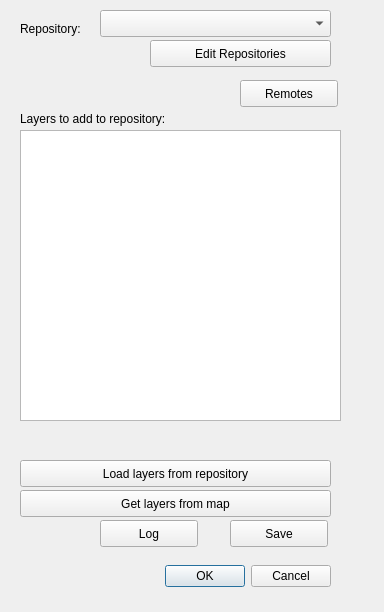
<?xml version="1.0" encoding="UTF-8"?>
<ui version="4.0">
 <class>GeoSync</class>
 <widget class="QDialog" name="GeoSync">
  <property name="geometry">
   <rect>
    <x>0</x>
    <y>0</y>
    <width>384</width>
    <height>612</height>
   </rect>
  </property>
  <property name="windowTitle">
   <string>GeoSync</string>
  </property>
  <property name="windowIcon">
   <iconset>
    <normaloff>../../.designer/backup/icon.png</normaloff>../../.designer/backup/icon.png</iconset>
  </property>
  <widget class="QDialogButtonBox" name="btnOK">
   <property name="geometry">
    <rect>
     <x>-10</x>
     <y>560</y>
     <width>341</width>
     <height>32</height>
    </rect>
   </property>
   <property name="orientation">
    <enum>Qt::Horizontal</enum>
   </property>
   <property name="standardButtons">
    <set>QDialogButtonBox::Cancel|QDialogButtonBox::Ok</set>
   </property>
  </widget>
  <widget class="QPushButton" name="btnLayertoRepo">
   <property name="geometry">
    <rect>
     <x>230</x>
     <y>520</y>
     <width>98</width>
     <height>27</height>
    </rect>
   </property>
   <property name="text">
    <string>Save</string>
   </property>
  </widget>
  <widget class="QListWidget" name="listMapLayers">
   <property name="geometry">
    <rect>
     <x>20</x>
     <y>130</y>
     <width>321</width>
     <height>291</height>
    </rect>
   </property>
   <property name="selectionMode">
    <enum>QAbstractItemView::MultiSelection</enum>
   </property>
  </widget>
  <widget class="QPushButton" name="btnGetMapLayers">
   <property name="geometry">
    <rect>
     <x>20</x>
     <y>490</y>
     <width>311</width>
     <height>27</height>
    </rect>
   </property>
   <property name="text">
    <string>Get layers from map</string>
   </property>
  </widget>
  <widget class="QPushButton" name="btnLoadfromRepo">
   <property name="geometry">
    <rect>
     <x>20</x>
     <y>460</y>
     <width>311</width>
     <height>27</height>
    </rect>
   </property>
   <property name="text">
    <string>Load layers from repository</string>
   </property>
  </widget>
  <widget class="QPushButton" name="btnConfigRepos">
   <property name="geometry">
    <rect>
     <x>150</x>
     <y>40</y>
     <width>181</width>
     <height>27</height>
    </rect>
   </property>
   <property name="text">
    <string>Edit Repositories</string>
   </property>
  </widget>
  <widget class="QLabel" name="lblCurrentRepo">
   <property name="geometry">
    <rect>
     <x>20</x>
     <y>20</y>
     <width>81</width>
     <height>17</height>
    </rect>
   </property>
   <property name="text">
    <string>Repository:</string>
   </property>
  </widget>
  <widget class="QLabel" name="lblMapLayers">
   <property name="geometry">
    <rect>
     <x>20</x>
     <y>110</y>
     <width>241</width>
     <height>17</height>
    </rect>
   </property>
   <property name="text">
    <string>Layers to add to repository:</string>
   </property>
  </widget>
  <widget class="QPushButton" name="btnRemotes">
   <property name="geometry">
    <rect>
     <x>240</x>
     <y>80</y>
     <width>98</width>
     <height>27</height>
    </rect>
   </property>
   <property name="text">
    <string>Remotes</string>
   </property>
  </widget>
  <widget class="QPushButton" name="btnLog">
   <property name="geometry">
    <rect>
     <x>100</x>
     <y>520</y>
     <width>98</width>
     <height>27</height>
    </rect>
   </property>
   <property name="text">
    <string>Log</string>
   </property>
  </widget>
  <widget class="QComboBox" name="txtCurrentRepo">
   <property name="geometry">
    <rect>
     <x>100</x>
     <y>10</y>
     <width>231</width>
     <height>27</height>
    </rect>
   </property>
   <property name="currentIndex">
    <number>-1</number>
   </property>
  </widget>
 </widget>
 <resources/>
 <connections>
  <connection>
   <sender>btnOK</sender>
   <signal>accepted()</signal>
   <receiver>GeoSync</receiver>
   <slot>accept()</slot>
   <hints>
    <hint type="sourcelabel">
     <x>248</x>
     <y>254</y>
    </hint>
    <hint type="destinationlabel">
     <x>157</x>
     <y>274</y>
    </hint>
   </hints>
  </connection>
  <connection>
   <sender>btnOK</sender>
   <signal>rejected()</signal>
   <receiver>GeoSync</receiver>
   <slot>reject()</slot>
   <hints>
    <hint type="sourcelabel">
     <x>316</x>
     <y>260</y>
    </hint>
    <hint type="destinationlabel">
     <x>286</x>
     <y>274</y>
    </hint>
   </hints>
  </connection>
 </connections>
</ui>
